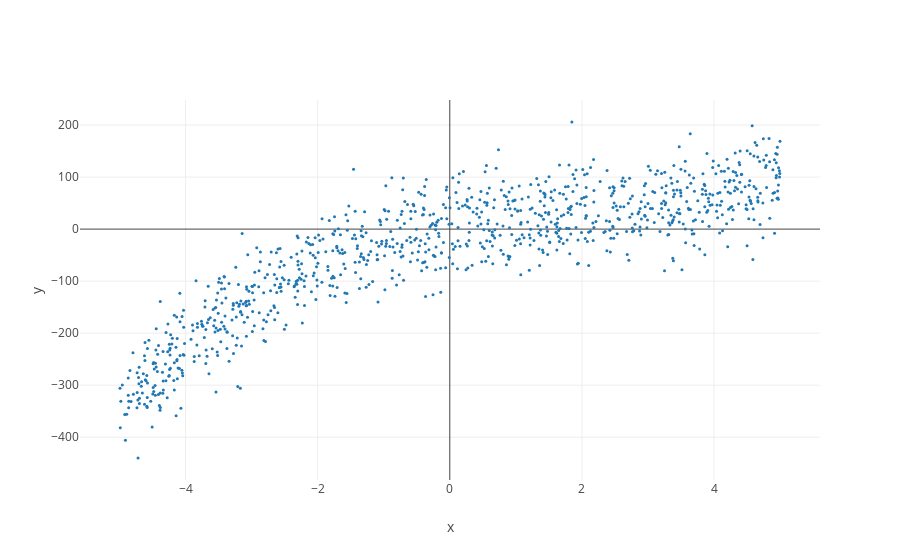

Here is the notebook cell this chart was saved with:
### Code cell
trace = go.Scatter(
    x = X[:,0],
    y = Y[:,0],
    mode = 'markers',
    marker = dict(
        size = 3
    )
)

data = [trace]

layout = go.Layout(
    xaxis = dict(
        title = 'x'
    ),
    yaxis = dict(
        title = 'y'
    )
)

fig = go.Figure(data=data, layout=layout)

iplot(fig)

### Figure 1 — Plotly figure (JSON) as saved in the notebook; plotly's stock layout.template omitted (floating-point values rounded to 4 significant figures; data arrays with more than 128 entries replaced by an {"elided": "..."} marker saying what was removed)
{"data": [{"marker": {"size": 3}, "mode": "markers", "type": "scatter", "x": {"elided": "1000 float values"}, "y": {"elided": "1000 float values"}}], "layout": {"xaxis": {"title": "x"}, "yaxis": {"title": "y"}}}
